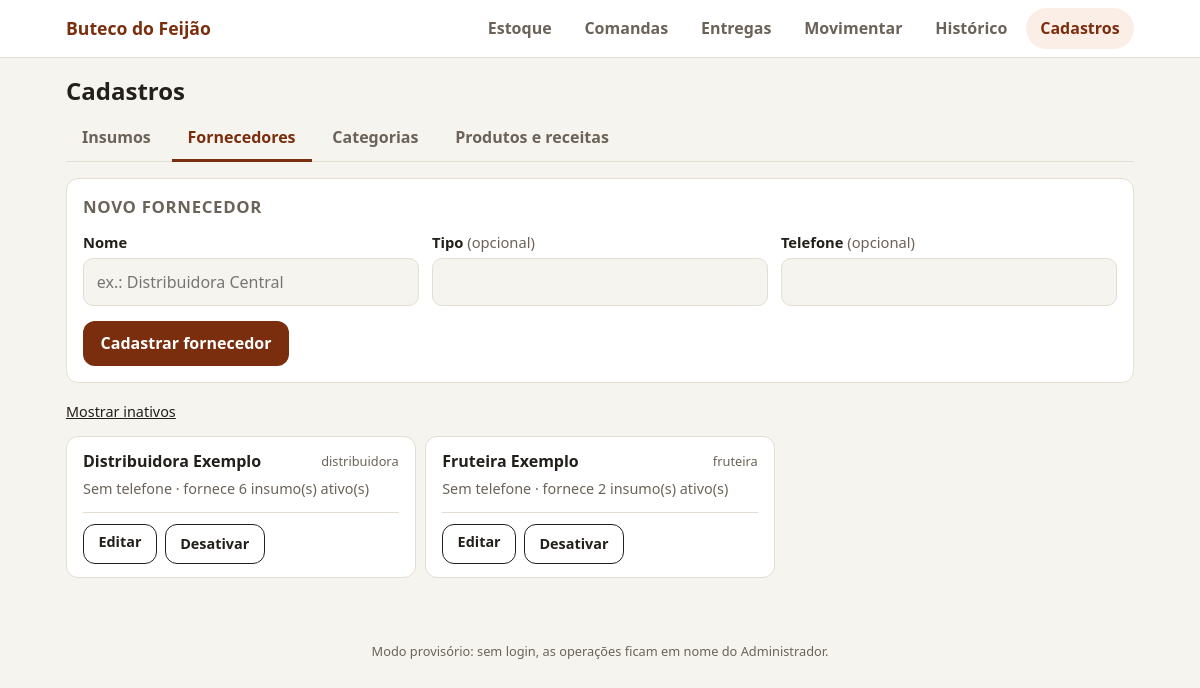
Page /cadastros/fornecedores on the committed database.
### tables this page shows
CREATE TABLE fornecedor (
    id       INTEGER PRIMARY KEY,
    nome     TEXT NOT NULL UNIQUE,
    tipo     TEXT,                       -- 'distribuidora', 'fruteira'...
    telefone TEXT,
    ativo    INTEGER NOT NULL DEFAULT 1 CHECK (ativo IN (0, 1))
);

### app.py (the view, shortened to what this page needs)
@app.route("/cadastros/fornecedores", methods=["GET", "POST"])
def cadastro_fornecedores():
    c = con()
    inativos = request.args.get("inativos") == "1"
    form = {}
    return render_template("fornecedores.html", aba="fornecedores", form=form, inativos=inativos,
                           fornecedores=cadastros.listar_fornecedores(c, inativos))

### app.py (called while the page is built)
def con():
    if "con" not in g:
        g.con = bd.conectar()
    return g.con

@app.teardown_appcontext
def fechar_conexao(_erro):
    c = g.pop("con", None)
    if c is not None:
        c.close()

### bd.py (called while the page is built, shortened)
def aplicar_migracoes(con):
    atual = con.execute("PRAGMA user_version").fetchone()[0]
    for arquivo in sorted(PASTA_MIGRACOES.glob("[0-9][0-9][0-9]_*.sql")):
        numero = int(arquivo.name[:3])
        if numero <= atual:
            continue

def conectar():
    if not ARQUIVO_BANCO.exists():
        criar_banco()
    con = sqlite3.connect(ARQUIVO_BANCO)
    con.row_factory = sqlite3.Row            # permite usar linha["nome"] em vez de linha[0]
    aplicar_migracoes(con)                   # atualiza bancos antigos (não faz nada se já estiver em dia)
    con.execute("PRAGMA foreign_keys = ON")  # tem que ser ligado a cada conexão
    return con

### cadastros.py (called while the page is built)
def listar_fornecedores(con, incluir_inativos=False):
    return con.execute(
        """SELECT f.*, (SELECT COUNT(*) FROM insumo_fornecedor x
                        JOIN insumo i ON i.id = x.insumo_id
                        WHERE x.fornecedor_id = f.id AND i.ativo = 1) AS qtd_insumos
           FROM fornecedor f WHERE (? OR f.ativo = 1)
           ORDER BY f.ativo DESC, f.nome""", (1 if incluir_inativos else 0,)).fetchall()

### templates/fornecedores.html (shortened to what this page needs)
{% extends "base.html" %}
{% block conteudo %}
<h1>Cadastros</h1>
{% include "_abas_cadastros.html" %}
<form method="post" class="form form-largo" novalidate>
  <h2>{{ 'Editar fornecedor' if form.get('id') else 'Novo fornecedor' }}</h2>
  <div class="linha">
    <div class="campo">
      <label for="nome">Nome</label>
      <input id="nome" name="nome" type="text" autocomplete="off" value="{{ form.get('nome', '') }}" placeholder="ex.: Distribuidora Central">
    </div>
    <div class="campo">
      <label for="tipo">Tipo <span class="opc">(opcional)</span></label>
      <input id="tipo" name="tipo" type="text" list="lista-tipo" autocomplete="off" value="{{ form.get('tipo') or '' }}">
    </div>
    <div class="campo">
      <label for="telefone">Telefone <span class="opc">(opcional)</span></label>
      <input id="telefone" name="telefone" type="text" inputmode="tel" autocomplete="off" value="{{ form.get('telefone') or '' }}">
    </div>
  </div>
  <button type="submit" class="botao">{{ 'Salvar alterações' if form.get('id') else 'Cadastrar fornecedor' }}</button>
</form>
<p class="filtro-linha">
  <a href="{{ url_for('cadastro_fornecedores', inativos=(0 if inativos else 1)) }}">{{ 'Ocultar inativos' if inativos else 'Mostrar inativos' }}</a>
</p>
<div class="itens">
  {% for f in fornecedores %}
  <article class="item {{ 'inativo' if not f.ativo }}">
    <div class="item-topo">
      <h3>{{ f.nome }}</h3>
      {% if f.tipo %}<span class="item-cat">{{ f.tipo }}</span>{% endif %}
    </div>
    <p class="detalhe">{{ f.telefone or 'Sem telefone' }} · fornece {{ f.qtd_insumos }} insumo(s) ativo(s)</p>
    <div class="acoes">
      <a class="botao botao-leve botao-pequeno" href="{{ url_for('cadastro_fornecedores', editar=f.id) }}">Editar</a>
      <form method="post" action="{{ url_for('cadastro_fornecedor_ativo', fornecedor_id=f.id) }}">
        <button type="submit" class="botao botao-leve botao-pequeno">{{ 'Desativar' if f.ativo else 'Reativar' }}</button>
      </form>
    </div>
  </article>
  {% endfor %}
</div>
{% endblock %}

### static/style.css (style rules this page uses)
:root { --bg: #f6f4ef; --surface: #ffffff; --texto: #231f1a; --suave: #6b6359; --borda: #e3ddd2; --marca: #7a2e0e; --marca-fundo: #fbeee6; --ok: #1f6b3a; --ok-fundo: #e5f4ea; --aviso: #8a5a00; --aviso-fundo: #fdf1d6; --erro: #a3261c; --erro-fundo: #fbe5e2; --raio: 12px; }
* { box-sizing: border-box; }
body { margin: 0; background: var(--bg); color: var(--texto); font: 16px/1.45 system-ui, -apple-system, "Segoe UI", Roboto, sans-serif; }
h1 { font-size: 1.5rem; margin: 0; }
h2 { font-size: 1.05rem; margin: 0 0 .6rem; color: var(--suave); text-transform: uppercase; letter-spacing: .04em; }
h3 { font-size: 1rem; margin: 0; }
a { color: inherit; }
.botao { display: inline-block; background: var(--marca); color: #fff; border: 0; border-radius: var(--raio); padding: .7rem 1.1rem; font: inherit; font-weight: 700; text-decoration: none; cursor: pointer; min-height: 44px; }
.botao-leve { background: transparent; color: inherit; border: 1px solid currentColor; font-weight: 600; }
.detalhe { margin: 0; font-size: .9rem; color: var(--suave); }
.form { background: var(--surface); border: 1px solid var(--borda); border-radius: var(--raio); padding: 1rem; max-width: 640px; margin-top: 1rem; }
.campo { margin-bottom: .9rem; flex: 1; min-width: 0; }
.linha { display: flex; gap: .8rem; flex-wrap: wrap; }
.linha .campo { min-width: 180px; }
label, legend { font-weight: 700; font-size: .92rem; display: block; margin-bottom: .3rem; }
.opc { font-weight: 400; color: var(--suave); }
input[type=text], select { width: 100%; font: inherit; padding: .7rem .8rem; min-height: 48px; border-radius: 10px; border: 1px solid var(--borda); background: var(--bg); color: var(--texto); }
.filtro-linha { margin: 0 0 .8rem; font-size: .9rem; }
.itens { display: grid; gap: .6rem; grid-template-columns: repeat(auto-fill, minmax(320px, 1fr)); }
.item { background: var(--surface); border: 1px solid var(--borda); border-radius: var(--raio); padding: .8rem 1rem; display: flex; flex-direction: column; }
.item-topo { display: flex; align-items: center; gap: .5rem; flex-wrap: wrap; }
.item-cat { margin-left: auto; font-size: .8rem; color: var(--suave); }
.item .detalhe { margin: .35rem 0 0; }
.acoes { display: flex; gap: .5rem; margin-top: .8rem; padding-top: .7rem; border-top: 1px solid var(--borda); }
.acoes form { margin: 0; }
.botao-pequeno { padding: .4rem .9rem; min-height: 40px; font-size: .9rem; }
.form-largo { max-width: none; margin-bottom: 1.2rem; }
.form-largo h2 { margin-bottom: .8rem; }
.acoes { flex-wrap: wrap; }

### rows in the picture
fornecedor: nome "Distribuidora Exemplo", tipo "distribuidora", telefone "Sem telefone", qtd_insumos "6", ativo "Desativar"
fornecedor: nome "Fruteira Exemplo", tipo "fruteira", telefone "Sem telefone", qtd_insumos "2", ativo "Desativar"

### other values in the picture
{{ 'Editar fornecedor' if form.get('id') else 'Novo fornecedor' }} "NOVO FORNECEDOR"
{{ 'Salvar alterações' if form.get('id') else 'Cadastrar fornecedor' }} "Cadastrar fornecedor"
{{ 'Ocultar inativos' if inativos else 'Mostrar inativos' }} "Mostrar inativos"
